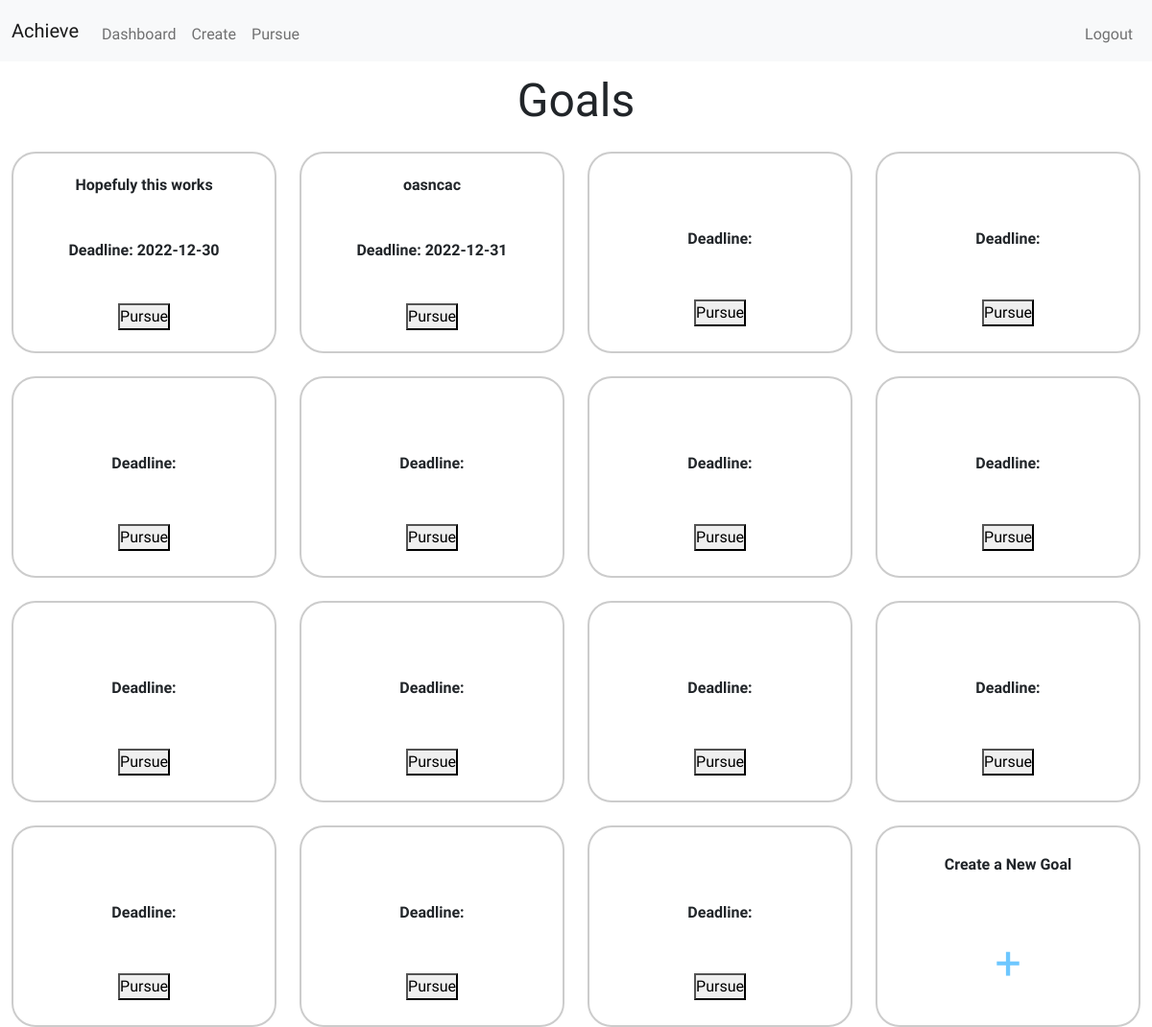
/dashboard (signed in), run on the app's committed database.
### tables this page shows
CREATE TABLE goal (goal_id INTEGER PRIMARY KEY NOT NULL, goal TEXT NOT NULL, success TEXT NOT NULL, failure TEXT NOT NULL, date_created DATE, deadline DATE, id INTEGER, FOREIGN KEY (id) REFERENCES users(id));

### app.py (the view)
@app.route("/dashboard", methods = ['GET', 'POST'])
def dashboard():
    if session['user_id']:
        rows = db.execute("SELECT goal_id FROM goal WHERE id IN (?)", session["user_id"])
        rows = len(rows)
        goals = db.execute("SELECT goal, deadline, goal_id FROM goal WHERE id IN (?)", session['user_id'])
        return render_template('dashboard.html', rows=rows, goals=goals)
    return redirect('login')

### app.py (called while the page is built)
@app.after_request
def after_request(response):
    response.headers["Cache-Control"] = "no-cache, no-store, must-revalidate"
    response.headers["Expires"] = 0
    response.headers["Pragma"] = "no-cache"
    return response

### templates/dashboard.html (shortened to what this page needs)
{% extends "layout.html" %}
{% block main %}
    <h2 id ="dashboardHead">Goals</h2>
    <section class="dashboardContainer">
        {% for goal in goals %}
        <section class="dashboardChild">
            <span>{{ goal.goal}}</span>
            <span>Deadline: {{ goal.deadline}}</span>
            <button data-goal-id="{{ goal.goal_id }}" id="button-{{ loop.index }}">Pursue</a>
        </section>
        {% endfor %}
        <section class="dashboardChild">
            <span>Create a New Goal</span>
            <a href="/create" id="plus">+</a>
        </section>
    </section>
{% endblock %}

### static/styles.css (style rules this page uses)
* { margin: 0; padding: 0; box-sizing: border-box; }
body { font-family: 'Sono', 'Helvetica', sans-serif; min-height: 100vh; width: 100%; }
#dashboardHead { font-size: 3rem; text-align: center; margin: 1% 0 0 0 ; }
.dashboardContainer { display: flex; height: 100%; width: 100%; flex-flow: row wrap; justify-content: space-around; align-content: flex-start; }
.dashboardContainer section { display: flex; border: 2px solid #ccc; border-radius: 25px; height: 30%; width: 23%; margin: 2% 0 0 0 ; flex-flow: column wrap; justify-content: space-around; align-items: center; }
.dashboardChild span { font-size: 1rem; font-weight: 700; }
.dashboardChild a { font-size: 1.2rem; text-decoration: none; color: rgb(109, 199, 255); }
#plus { font-size: 3rem; }

### data on the page
goal: goal "Hopefuly this works", deadline "2022-12-30"
goal: goal "oasncac", deadline "2022-12-31"
